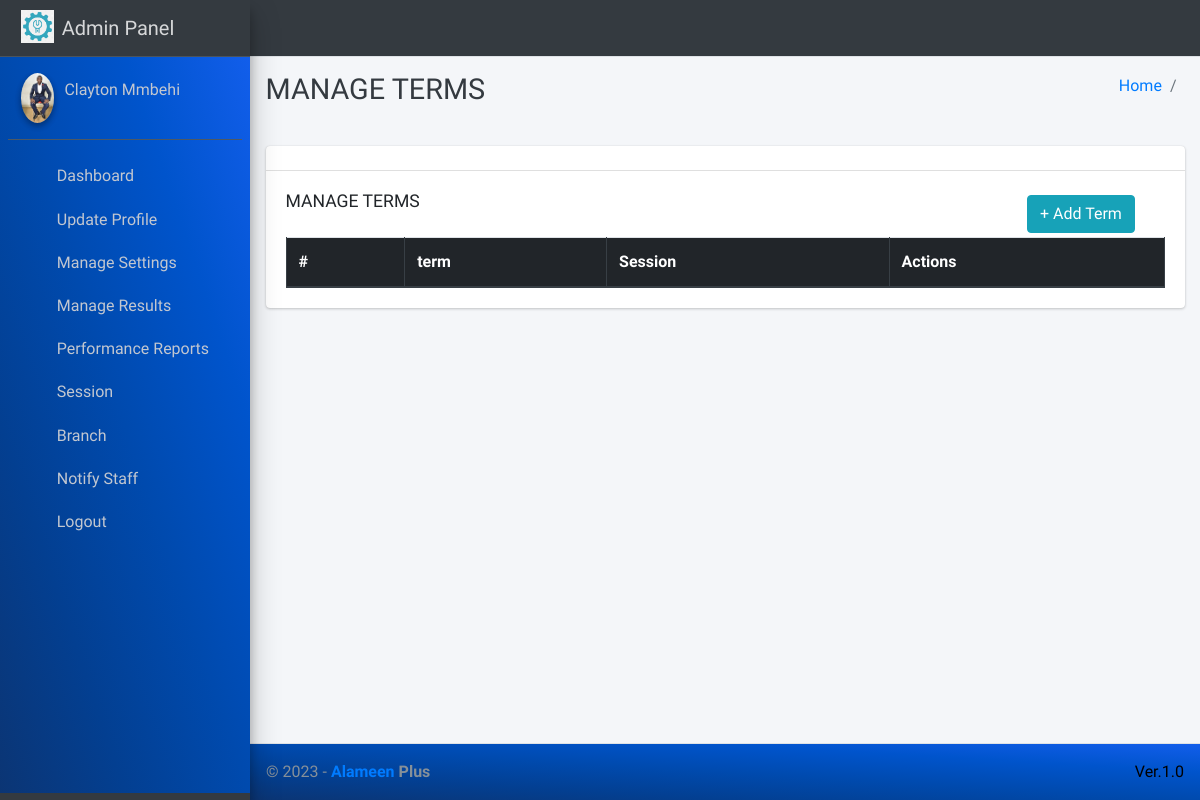
The app's page /manage/terms/ (signed in), older data.
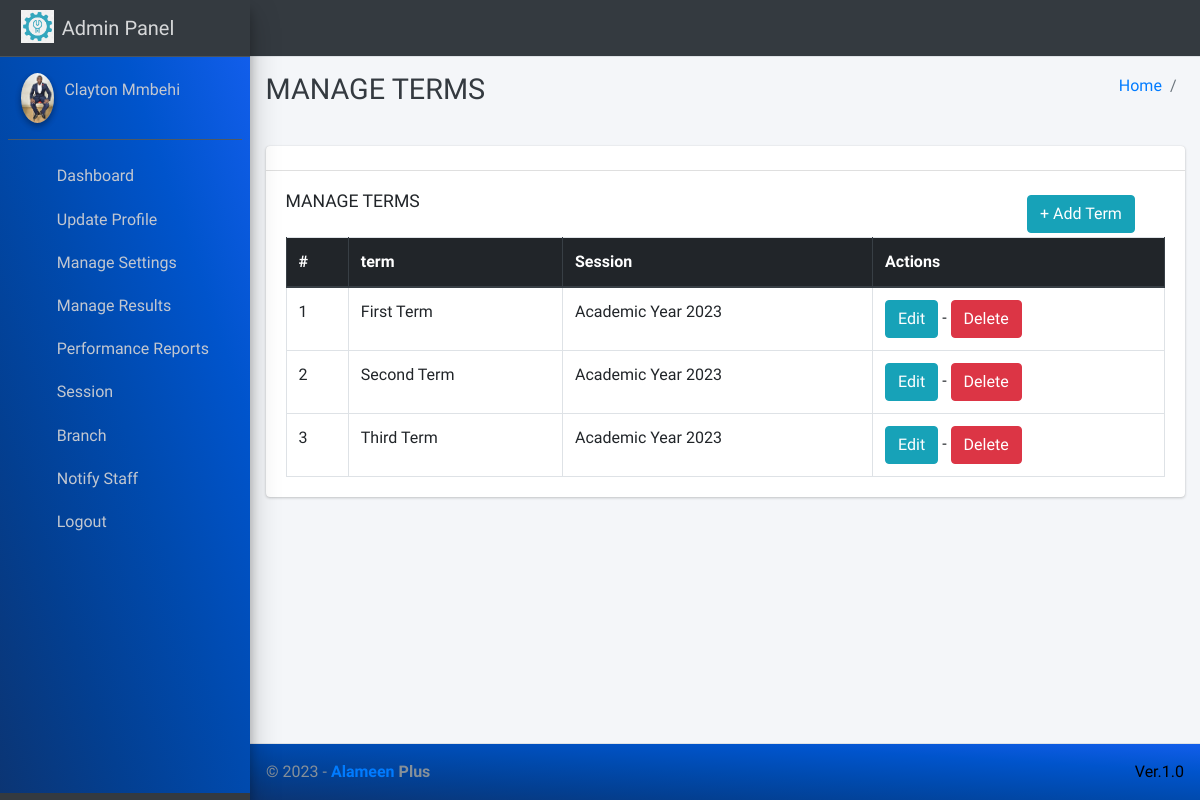
The same page, newer data.
### main_app/models.py (models this page shows, shortened)
class SessionTerm(models.Model):
    CHOICE = [
        ('First Term', 'First Term'),
        ('Second Term', 'Second Term'),
        ('Third Term', 'Third Term')
    ]
    session = models.ForeignKey(Session, on_delete=models.CASCADE)
    term = models.CharField(max_length=15, unique=True, choices=CHOICE)
    TERM_CHOICES = [("Term 1", "Term 1"), ("Term 2", "Term 2"), ("Term 3", "Term 3")]
    session = models.ForeignKey(Session, on_delete=models.CASCADE)
    name = models.CharField(max_length=10, choices=TERM_CHOICES)

class Session(models.Model):
    name = models.CharField(max_length=20)
    start_year = models.DateField()
    end_year = models.DateField()
    def __str__(self):
        return self.name

### main_app/hod_views.py (the view)
# urls.py: path('manage/terms/', hod_views.manage_term, name='manage_term'),
@login_required(redirect_field_name="user_login")
@login_required(redirect_field_name="user_login")
def manage_term(request):
    terms = SessionTerm.objects.all()
    context = {
        'terms': terms
    }
    return render(request, "hod_template/manage_term.html", context)

### main_app/models.py (called while the page is built)
    def __str__(self):
        return  self.first_name + " " + self.last_name

### main_app/templates/hod_template/manage_term.html
{% extends 'main_app/base.html' %}
{% load static %}
{% block page_title %}MANAGE TERMS{% endblock page_title %}
{% block content %}
<section class="content">
    <div class="container-fluid">
        <div class="row">
            <div class="col-md-12">
                <div class="card">
                    <div class="card-header">
                    </div>
                    <div class="card-body">
                        <div class="row">
                            <div class="col-md-10">
                                <h3 class="card-title">MANAGE TERMS</h3>
                            </div>
                            <div class="col-md-2 p-1">
                                <a class="btn btn-info" href="{% url 'add_term' %}">+ Add Term</a>
                            </div>
                        </div>
                        <table id="example2" class="table table-bordered table-hover">
                            <thead class="thead-dark">
                                <tr>
                                    <th>#</th>
                                    <th>term</th>
                                    <th>Session</th>
                                    <th>Actions</th>
                                </tr>
                            </thead>
                            <tbody>
                                {% for term in terms %}
                                <tr>
                                    <td>{{ forloop.counter }}</td>
                                    <td>{{term.term}}</td>
                                    <td>{{term.session}}</td>
                                    <td>
                                        <a href="{% url 'update_term' term.id %}" class="btn btn-info">Edit</a> -
                                        <a href="{% url 'delete_term' term.id %}" onclick="return confirm('Are you sure you want to delete this course ?')" class="btn btn-danger">Delete</a>
                                    </td>
                                </tr>
                                {% endfor %}
                            </tbody>
                        </table>
                    </div>
                </div>
            </div>
        </div>
    </div>
</section>
{% endblock content %}

Row changes from the older to the newer data that the page shows:
added SessionTerm: term "First Term", session "Academic Year 2023"
added SessionTerm: term "Second Term", session "Academic Year 2023"
added SessionTerm: term "Third Term", session "Academic Year 2023"
